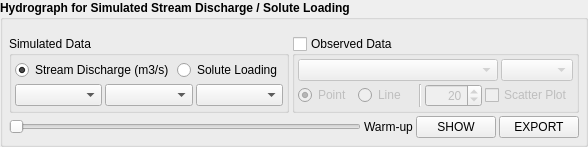
            <widget class="QGroupBox" name="groupBox_6">
             <property name="font">
              <font>
               <weight>75</weight>
               <bold>true</bold>
              </font>
             </property>
             <property name="title">
              <string>Hydrograph for Simulated Stream Discharge / Solute Loading</string>
             </property>
             <layout class="QVBoxLayout" name="verticalLayout_26">
              <property name="spacing">
               <number>3</number>
              </property>
              <property name="leftMargin">
               <number>6</number>
              </property>
              <property name="topMargin">
               <number>6</number>
              </property>
              <property name="rightMargin">
               <number>6</number>
              </property>
              <property name="bottomMargin">
               <number>6</number>
              </property>
              <item>
               <layout class="QHBoxLayout" name="horizontalLayout_81">
                <property name="topMargin">
                 <number>10</number>
                </property>
                <item>
                 <widget class="QGroupBox" name="groupBox_15">
                  <property name="font">
                   <font>
                    <weight>50</weight>
                    <bold>false</bold>
                   </font>
                  </property>
                  <property name="title">
                   <string>Simulated Data</string>
                  </property>
                  <layout class="QVBoxLayout" name="verticalLayout_55">
                   <property name="spacing">
                    <number>3</number>
                   </property>
                   <property name="leftMargin">
                    <number>3</number>
                   </property>
                   <property name="topMargin">
                    <number>3</number>
                   </property>
                   <property name="rightMargin">
                    <number>3</number>
                   </property>
                   <property name="bottomMargin">
                    <number>3</number>
                   </property>
                   <item>
                    <layout class="QHBoxLayout" name="horizontalLayout_82">
                     <item>
                      <widget class="QRadioButton" name="radioButton">
                       <property name="text">
                        <string>Stream Discharge (m3/s)</string>
                       </property>
                       <property name="checked">
                        <bool>true</bool>
                       </property>
                       <attribute name="buttonGroup">
                        <string notr="true">buttonGroup_hydrograph</string>
                       </attribute>
                      </widget>
                     </item>
                     <item>
                      <widget class="QRadioButton" name="radioButton_2">
                       <property name="text">
                        <string>Solute Loading</string>
                       </property>
                       <property name="checked">
                        <bool>false</bool>
                       </property>
                       <attribute name="buttonGroup">
                        <string notr="true">buttonGroup_hydrograph</string>
                       </attribute>
                      </widget>
                     </item>
                    </layout>
                   </item>
                   <item>
                    <layout class="QHBoxLayout" name="horizontalLayout_55">
                     <item>
                      <widget class="QComboBox" name="comboBox_cha_time"/>
                     </item>
                     <item>
                      <widget class="QComboBox" name="comboBox_cha_sub_no"/>
                     </item>
                     <item>
                      <widget class="QComboBox" name="comboBox_cha_vars"/>
                     </item>
                    </layout>
                   </item>
                  </layout>
                 </widget>
                </item>
                <item>
                 <widget class="QGroupBox" name="groupBox_cha_obd">
                  <property name="enabled">
                   <bool>true</bool>
                  </property>
                  <property name="font">
                   <font>
                    <weight>50</weight>
                    <bold>false</bold>
                   </font>
                  </property>
                  <property name="title">
                   <string>Observed Data</string>
                  </property>
                  <property name="checkable">
                   <bool>true</bool>
                  </property>
                  <property name="checked">
                   <bool>false</bool>
                  </property>
                  <layout class="QVBoxLayout" name="verticalLayout_54">
                   <property name="spacing">
                    <number>3</number>
                   </property>
                   <property name="leftMargin">
                    <number>3</number>
                   </property>
                   <property name="topMargin">
                    <number>3</number>
                   </property>
                   <property name="rightMargin">
                    <number>3</number>
                   </property>
                   <property name="bottomMargin">
                    <number>3</number>
                   </property>
                   <item>
                    <layout class="QHBoxLayout" name="horizontalLayout_77">
                     <property name="rightMargin">
                      <number>0</number>
                     </property>
                     <item>
                      <widget class="QComboBox" name="comboBox_cha_obd_files">
                       <property name="minimumSize">
                        <size>
                         <width>200</width>
                         <height>0</height>
                        </size>
                       </property>
                      </widget>
                     </item>
                     <item>
                      <widget class="QComboBox" name="comboBox_cha_obd_gages"/>
                     </item>
                    </layout>
                   </item>
                   <item>
                    <layout class="QHBoxLayout" name="horizontalLayout_24">
                     <property name="topMargin">
                      <number>0</number>
                     </property>
                     <item>
                      <widget class="QRadioButton" name="radioButton_cha_obd_point">
                       <property name="text">
                        <string>Point</string>
                       </property>
                       <property name="checked">
                        <bool>true</bool>
                       </property>
                       <attribute name="buttonGroup">
                        <string notr="true">buttonGroup_cha_obd</string>
                       </attribute>
                      </widget>
                     </item>
                     <item>
                      <widget class="QRadioButton" name="radioButton_cha_obd_line">
                       <property name="text">
                        <string>Line</string>
                       </property>
                       <attribute name="buttonGroup">
                        <string notr="true">buttonGroup_cha_obd</string>
                       </attribute>
                      </widget>
                     </item>
                     <item>
                      <widget class="Line" name="line_17">
                       <property name="orientation">
                        <enum>Qt::Vertical</enum>
                       </property>
                      </widget>
                     </item>
                     <item>
                      <widget class="QSpinBox" name="spinBox_cha_obd_size">
                       <property name="alignment">
                        <set>Qt::AlignRight|Qt::AlignTrailing|Qt::AlignVCenter</set>
                       </property>
                       <property name="value">
                        <number>20</number>
                       </property>
                      </widget>
                     </item>
                     <item>
                      <widget class="QCheckBox" name="checkBox_hydro_scatter">
                       <property name="text">
                        <string>Scatter Plot</string>
                       </property>
                      </widget>
                     </item>
                    </layout>
                   </item>
                  </layout>
                 </widget>
                </item>
               </layout>
              </item>
              <item>
               <layout class="QHBoxLayout" name="horizontalLayout_75">
                <property name="topMargin">
                 <number>0</number>
                </property>
                <item>
                 <widget class="QSlider" name="horizontalSlider_cha_start_year">
                  <property name="palette">
                   <palette>
                    <active>
                     <colorrole role="Button">
                      <brush brushstyle="SolidPattern">
                       <color alpha="255">
                        <red>0</red>
                        <green>122</green>
                        <blue>217</blue>
                       </color>
                      </brush>
                     </colorrole>
                     <colorrole role="Highlight">
                      <brush brushstyle="SolidPattern">
                       <color alpha="255">
                        <red>240</red>
                        <green>240</green>
                        <blue>240</blue>
                       </color>
                      </brush>
                     </colorrole>
                    </active>
                    <inactive>
                     <colorrole role="Button">
                      <brush brushstyle="SolidPattern">
                       <color alpha="255">
                        <red>240</red>
                        <green>240</green>
                        <blue>240</blue>
                       </color>
                      </brush>
                     </colorrole>
                     <colorrole role="Highlight">
                      <brush brushstyle="SolidPattern">
                       <color alpha="255">
                        <red>240</red>
                        <green>240</green>
                        <blue>240</blue>
                       </color>
                      </brush>
                     </colorrole>
                    </inactive>
                    <disabled>
                     <colorrole role="Button">
                      <brush brushstyle="SolidPattern">
                       <color alpha="255">
                        <red>240</red>
                        <green>240</green>
                        <blue>240</blue>
                       </color>
                      </brush>
                     </colorrole>
                     <colorrole role="Highlight">
                      <brush brushstyle="SolidPattern">
                       <color alpha="255">
                        <red>240</red>
                        <green>240</green>
                        <blue>240</blue>
                       </color>
                      </brush>
                     </colorrole>
                    </disabled>
                   </palette>
                  </property>
                  <property name="orientation">
                   <enum>Qt::Horizontal</enum>
                  </property>
                 </widget>
                </item>
                <item>
                 <widget class="QLabel" name="label_cha_year">
                  <property name="font">
                   <font>
                    <weight>50</weight>
                    <bold>false</bold>
                   </font>
                  </property>
                  <property name="text">
                   <string>Warm-up</string>
                  </property>
                 </widget>
                </item>
                <item>
                 <widget class="QPushButton" name="pushButton_plot_cha">
                  <property name="enabled">
                   <bool>true</bool>
                  </property>
                  <property name="font">
                   <font>
                    <weight>50</weight>
                    <italic>false</italic>
                    <bold>false</bold>
                    <underline>false</underline>
                   </font>
                  </property>
                  <property name="text">
                   <string>SHOW</string>
                  </property>
                 </widget>
                </item>
                <item>
                 <widget class="QPushButton" name="pushButton_export_cha">
                  <property name="font">
                   <font>
                    <weight>50</weight>
                    <bold>false</bold>
                   </font>
                  </property>
                  <property name="text">
                   <string>EXPORT</string>
                  </property>
                 </widget>
                </item>
               </layout>
              </item>
             </layout>
            </widget>
